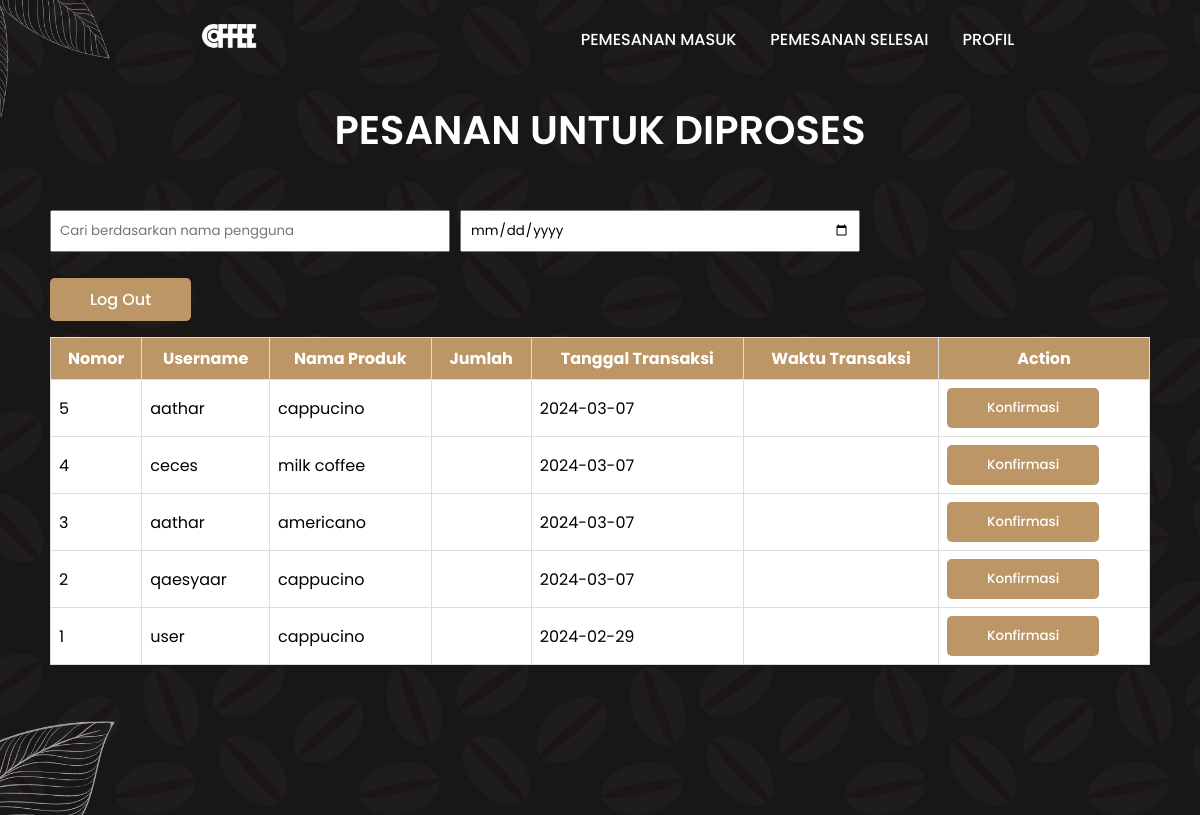
Page /barista/index.php on the earlier database version.
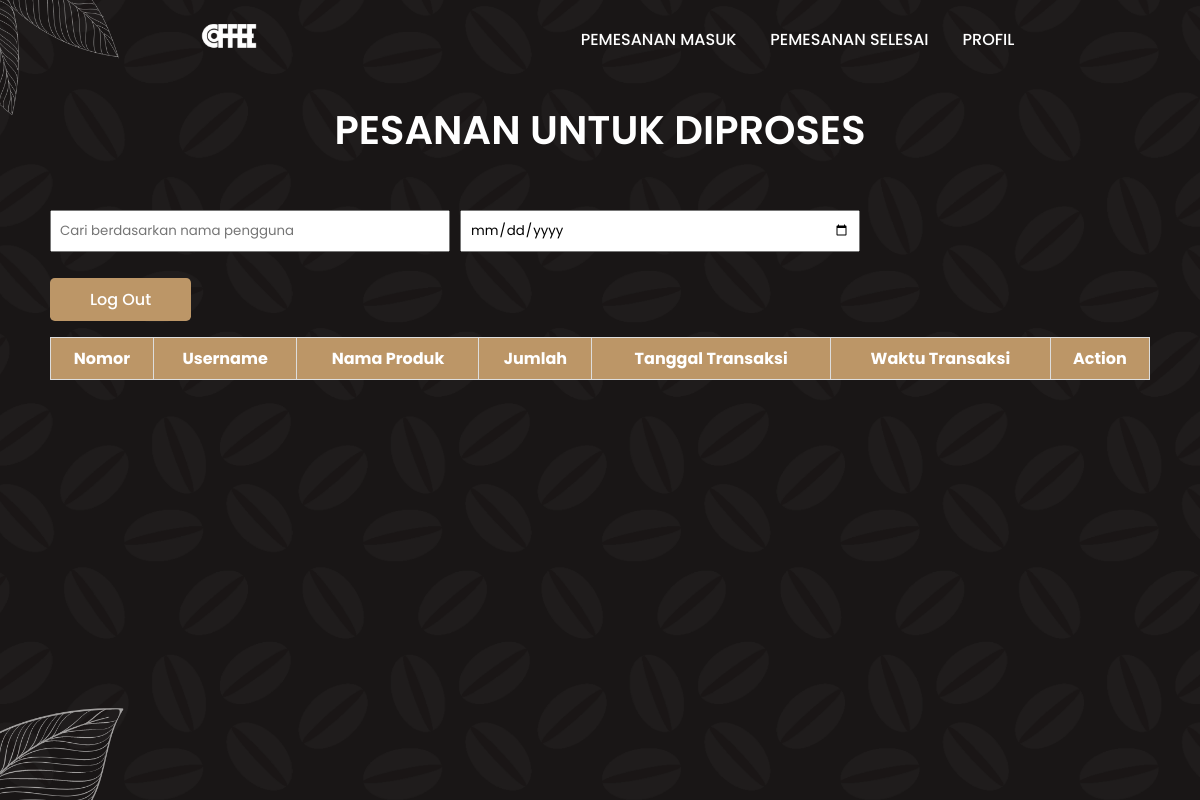
Same page on the later database version.
### tables this page shows
CREATE TABLE `transaksi` (
  `id_transaksi` int(11) NOT NULL,
  `id_user` int(11) NOT NULL,
  `id_produk` int(11) NOT NULL,
  `total_transaksi` varchar(11) NOT NULL,
  `metode_transaksi` varchar(20) NOT NULL,
  `tanggal_transaksi` date NOT NULL,
  `jumlah` varchar(11) DEFAULT NULL,
  `waktu_transaksi` time DEFAULT NULL,
  `rating` int(1) DEFAULT NULL,
  `status` varchar(50) NOT NULL DEFAULT 'Konfirmasi'
);

CREATE TABLE `user` (
  `id_user` int(11) NOT NULL,
  `username` varchar(20) NOT NULL,
  `password` varchar(20) NOT NULL,
  `email` varchar(30) NOT NULL,
  `level` varchar(10) NOT NULL,
  `foto_profil` varchar(255) DEFAULT NULL
);

CREATE TABLE `products` (
  `id_produk` int(11) NOT NULL,
  `nama_produk` varchar(30) NOT NULL,
  `harga_produk` varchar(11) NOT NULL,
  `gambar_produk` varchar(255) DEFAULT NULL,
  `kategori` varchar(30) DEFAULT NULL,
  `deskripsi` varchar(1000) DEFAULT NULL
);

### barista/index.php (the view, shortened to what this page needs)
<!DOCTYPE html>
<html lang="en">
<head>
    <link rel="stylesheet" href="index.css">
</head>
<body>
    <header>
        <a href="#" class="logo">
            <img src="../user/img/logo.png" alt="">
        </a>
        <ul class="navbar">
            <li><a href="index.php">Pemesanan Masuk</a></li>
            <li><a href="pemesananselesai.php">Pemesanan Selesai</a></li>
            <li><a href="profil.php">Profil</a></li>
        </ul>
    </header>
    <section class="user">
        <h1 class="heading">Pesanan untuk Diproses</h1>
        <br><br>
        <div class="lurus">
            <input type="text" id="searchInput" class="filter-input" placeholder="Cari berdasarkan nama pengguna">
        <input type="date" id="dateInput" class="filter-input" placeholder="Filter berdasarkan tanggal">
        </div>
        <br>
        <a href="../index.php" class="btn">Log Out</a><br><br>
        <?php
        include '../koneksi.php';
        $query_mysql = mysqli_query($mysqli, "
            SELECT transaksi.*, user.username, products.nama_produk
            FROM transaksi
            JOIN user ON transaksi.id_user = user.id_user
            JOIN products ON transaksi.id_produk = products.id_produk
            WHERE transaksi.status != 'Pemesanan Selesai'
            ORDER BY transaksi.tanggal_transaksi DESC, transaksi.waktu_transaksi DESC
        ") or die(mysqli_error($mysqli));
        ?>
        <table border="1" class="table" id="transaksiTable">
            <tr>
                <th>Nomor</th>
                <th>Username</th>
                <th>Nama Produk</th>
                <th>Jumlah</th>
                <th>Tanggal Transaksi</th>
                <th>Waktu Transaksi</th>
                <th>Action</th>
            </tr>
            <?php
            $total_rows = mysqli_num_rows($query_mysql);
            $nomor = $total_rows;
            while ($data = mysqli_fetch_array($query_mysql)) {
            ?>
            <tr>
                <td><?php echo $nomor--; ?></td>
                <td><?php echo $data['username']; ?></td>
                <td><?php echo $data['nama_produk']; ?></td>
                <td><?php echo $data['jumlah']; ?></td>
                <td><?php echo $data['tanggal_transaksi']; ?></td>
                <td><?php echo $data['waktu_transaksi']; ?></td>
                <td>
                    <?php if ($data['status'] == 'Konfirmasi') { ?>
                        <button class="btn" onclick="updateStatus(<?php echo $data['id_transaksi']; ?>, 'accept')">Konfirmasi</button>
                    <?php } elseif ($data['status'] == 'Pesanan di proses') { ?>
                        <button class="btn-2" onclick="updateStatus(<?php echo $data['id_transaksi']; ?>, 'process')">Buat pesanan</button>
                    <?php } elseif ($data['status'] == 'Pesanan sedang dibuat') { ?>
                        <button class="btn-3" onclick="updateStatus(<?php echo $data['id_transaksi']; ?>, 'complete')">Selesai</button>
                    <?php } ?>
                </td>
            </tr>
            <?php } ?>
        </table>
        <br><br>
    </section>
</body>
</html>

Differences in the rows shown:
removed transaksi: id_user.username "aathar", id_produk.nama_produk "cappucino", tanggal_transaksi "2024-03-07"
removed transaksi: id_user.username "ceces", id_produk.nama_produk "milk coffee", tanggal_transaksi "2024-03-07"
removed transaksi: id_user.username "aathar", id_produk.nama_produk "americano", tanggal_transaksi "2024-03-07"
removed transaksi: id_user.username "qaesyaar", id_produk.nama_produk "cappucino", tanggal_transaksi "2024-03-07"
removed transaksi: id_user.username "user", id_produk.nama_produk "cappucino", tanggal_transaksi "2024-02-29"
